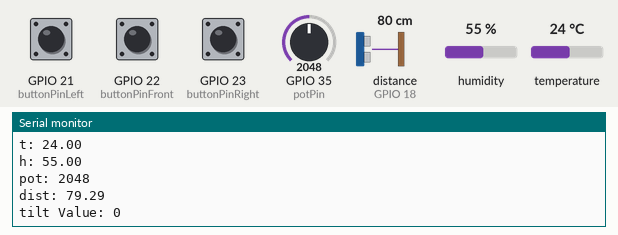
Recording of a sketch running on a simulated ESP32. On the bench: the last lines printed to the serial monitor. Wiring (inferred from the names in the program): ultrasonic range finder: trigger GPIO 5; echo GPIO 18. The test bench sets the inputs (shaded band); at power-on: distance to the obstacle (sensor on GPIO 18) 80 cm, humidity 55 %, GPIO 35 (potPin) = 2048, temperature 24 °C, GPIO 21 (buttonPinLeft) HIGH, GPIO 22 (buttonPinFront) HIGH, GPIO 23 (buttonPinRight) HIGH. The echo pulse lasts 58.3 µs per cm; WiFi joins after 1.5 s; servers stay silent unless stated; no MQTT or app messages arrive unless stated.

Above: at 2.7 s.
2.8 s: distance to the obstacle (sensor on GPIO 18) set to 2 cm
At 4.1 s:
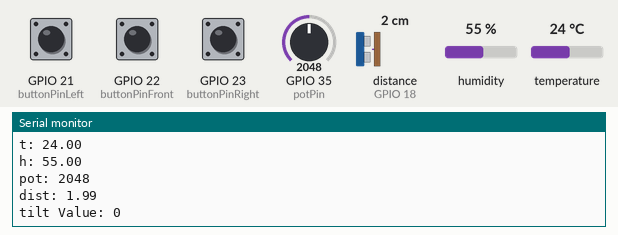
4.3 s: humidity set to 22 %
5.8 s: GPIO 35 (potPin) set to 2866
At 7.1 s:
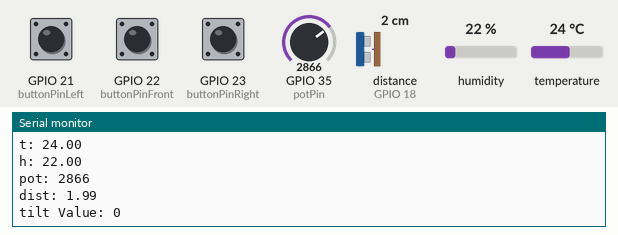
7.3 s: temperature set to 12 °C
8.8 s: GPIO 21 (buttonPinLeft) pulled LOW for 3.2 s
At 11.3 s:
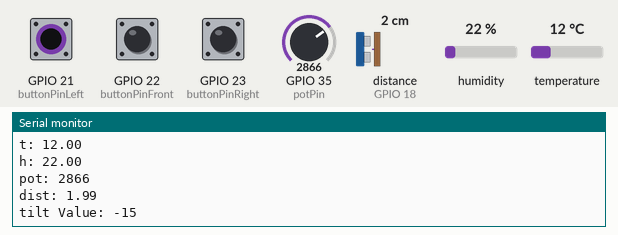
13.5 s: GPIO 21 (buttonPinLeft) pulled LOW for 1.2 s
At 15.3 s:
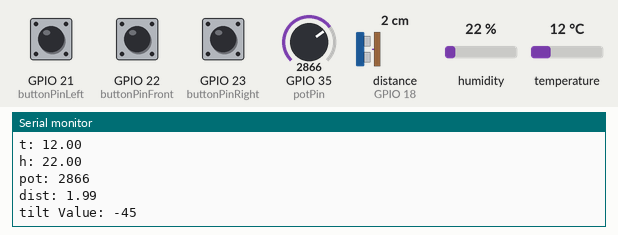
Timing chart, 0 to 16.8 s (numbered marks = the images above; inputs shaded):
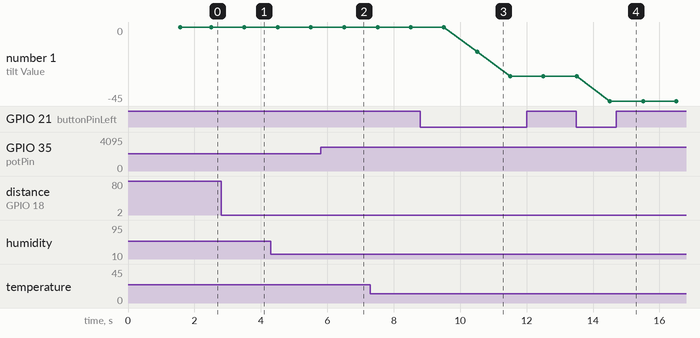

Measured:
- after the input at 2.8 s, the serial monitor: prints a new line after 0.71 s (image 1)
- after the input at 5.8 s, the serial monitor: prints a new line after 0.71 s (image 2)
- after the input at 8.8 s, the serial monitor: prints a new line after 1.7 s (image 3)
- after the input at 13.5 s, the serial monitor: prints a new line after 1.0 s (image 4)
- plotted number 1: 0 → -30 after the input at 8.8 s, -30 → -45 after the input at 13.5 s

The sketch:

SBM_MQTT.ino
```cpp
#include <WiFi.h>
#include <PubSubClient.h>
#include <dummy.h>
#include "DHT.h"
#include "WiFi.h"
#include <Adafruit_Sensor.h>

//definisi wifi
const char* ssid = "E-49 BARU";
const char* password = "pogungbaru";
//digunakan local host laptop dan digunakan untuk nanti membuka Dashboard di Handphone
const char* mqtt_server = "192.168.0.110";

#define DHTPIN 4     // Digital pin connected to the DHT sensor
#define DHTTYPE DHT22   // DHT 22  (AM2302), AM2321
#define TRIGGER_PIN 5
#define ECHO_PIN 18

const int buttonPinLeft = 21; // increment button
const int buttonPinFront = 22; // decrement button
const int buttonPinRight = 23; // decrement button

volatile int tiltValue = 0;
int buttonStateLeft = 0;
int buttonStateFront = 0;
int buttonStateRight = 0;
int lastButtonStateLeft = 0;
int lastButtonStateFront = 0;
int lastButtonStateRight = 0;
unsigned long lastDebounceTimeLeft = 0;
unsigned long lastDebounceTimeFront = 0;
unsigned long lastDebounceTimeRight = 0;
const int debounceDelay = 50;


const int potPin = 35;
int potValue = 0;
float h = 0, t = 0, f = 0;
float voltage = 0;
DHT dht(DHTPIN, DHTTYPE);

const unsigned long delayInterval = 1000;  // Blink interval in milliseconds

unsigned long previousMillis = 0;

String readDHTTemperature() {
  return String(t);
}

String readDHTHumidity() {
  return String(h);
}

String readLightSensor() {
  return String(voltage);
}

String readPotensiometer() {
  return String(potValue);
}


WiFiClient espClient;
PubSubClient client(espClient);

#define DHTTemperature_TOPIC    "ESP32/DHTTemperature"
#define DHTHumidity_TOPIC       "ESP32/DHTHumidity"
#define Tilt_TOPIC              "ESP32/Tilt"
#define Potensiometer_TOPIC     "ESP32/Potensiometer"
#define Ultrasonic_TOPIC        "ESP32/Ultrasonic"

long lastMsg = 0;
char msg[5];


void mqttconnect() {
  /* Loop until reconnected */
  while (!client.connected()) {
    Serial.print("MQTT connecting ...");
    String clientId = "ESP32Client";
    if (client.connect(clientId.c_str())) {
      Serial.println(" Connected");
    } else {
      Serial.print("failed, status code =");
      Serial.print(client.state());
      Serial.println("try again in 5 seconds");
      delay(5000);
    }
  }
}


void setup() {
  Serial.begin(115200);
  dht.begin();

  Serial.print("Connecting to ");
  Serial.println(ssid);
  WiFi.begin(ssid, password);
  while (WiFi.status() != WL_CONNECTED) {
    delay(500);
    Serial.print(".");
  }
  Serial.println("");
  Serial.println("WiFi connected");
  Serial.println("IP address: ");
  Serial.println(WiFi.localIP());
  client.setServer(mqtt_server, 1883);

  pinMode(TRIGGER_PIN, OUTPUT);
  pinMode(ECHO_PIN, INPUT);

  // initialize buttons and interrupt pin as inputs
  pinMode(buttonPinLeft, INPUT_PULLUP);
  pinMode(buttonPinFront, INPUT_PULLUP);
  pinMode(buttonPinRight, INPUT_PULLUP);

}

void loop() {
  // put your main code here, to run repeatedly:

  unsigned long currentMillis = millis();

  if (currentMillis - previousMillis >= delayInterval) {
    previousMillis = currentMillis;  // Update the previous timestamp

  if (!client.connected()) {
    mqttconnect();
  }
  client.loop();

  //================================================================
  // DHT22 TEMPERATURE AND HUMIDITY SENSOR
  //================================================================

  h = dht.readHumidity();
  t = dht.readTemperature();
  f = dht.readTemperature(true);

  if (isnan(h) || isnan(t) || isnan(f)) {
    Serial.println(F("Failed to read from DHT sensor!"));
    return;
  }

  //================================================================
  // POTENSIOMETER
  //================================================================


  // Read from Potensiometer
  potValue = analogRead(potPin);

  //================================================================
  // ULTRASONIC SENSOR
  //================================================================

  // Trigger the ultrasonic sensor
  digitalWrite(TRIGGER_PIN, LOW);
  delayMicroseconds(2);
  digitalWrite(TRIGGER_PIN, HIGH);
  delayMicroseconds(10);
  digitalWrite(TRIGGER_PIN, LOW);

  // Measure the echo pulse duration
  long duration = pulseIn(ECHO_PIN, HIGH);

  // Convert the pulse duration to distance
  float distance = duration * 0.034 / 2;

  //================================================================
  // BUTTON LEFT
  //================================================================

    int readingLeft = digitalRead(buttonPinLeft);

    // check if increment button state has changed
    if (readingLeft != lastButtonStateLeft) {
      lastDebounceTimeLeft = millis();
    }

    // check if debounce delay has passed
    if ((millis() - lastDebounceTimeLeft) >= debounceDelay) {
      // update button state only if it has been stable for the debounce duration
      buttonStateLeft = readingLeft;

      // do something when increment button is pressed
      if (buttonStateLeft == LOW) {
        tiltValue -= 15;
      }
    }

  // update last increment button state
  lastButtonStateLeft = readingLeft;

  //================================================================
  // BUTTON FRONT
  //================================================================

  int readingFront = digitalRead(buttonPinFront);

  // check if increment button state has changed
  if (readingFront != lastButtonStateFront) {
    lastDebounceTimeFront = millis();
  }

  // check if debounce delay has passed
  if ((millis() - lastDebounceTimeFront) >= debounceDelay) {
    // update button state only if it has been stable for the debounce duration
    buttonStateFront = readingFront;

    // do something when increment button is pressed
    if (buttonStateFront == LOW) {
      tiltValue = 0;
    }
  }

  // update last increment button state
  lastButtonStateFront = readingFront;

  //================================================================
  // BUTTON RIGHT
  //================================================================

  int readingRight = digitalRead(buttonPinRight);

  // check if increment button state has changed
  if (readingRight != lastButtonStateRight) {
    lastDebounceTimeRight = millis();
  }

  // check if debounce delay has passed
  if ((millis() - lastDebounceTimeRight) >= debounceDelay) {
    // update button state only if it has been stable for the debounce duration
    buttonStateRight = readingRight;

    // do something when increment button is pressed
    if (buttonStateRight == LOW) {
      tiltValue += 15;
    }
  }

  // update last increment button state
  lastButtonStateRight = readingRight;


  //================================================================
  // PRINT AT SERIAL AND SEND TO MQTT CLIENT
  //================================================================

  snprintf(msg, 5, "%f", t);
  Serial.print("t: ");
  Serial.println(t);
  client.publish(DHTTemperature_TOPIC, msg);

  snprintf(msg, 5, "%f", h);
    Serial.print("h: ");
  Serial.println(h);
  client.publish(DHTHumidity_TOPIC, msg);

  snprintf(msg, 5, "%d", potValue);
  Serial.print("pot: ");
  Serial.println(potValue);
  client.publish(Potensiometer_TOPIC, msg);

  snprintf(msg, 5, "%f", distance);
  Serial.print("dist: ");
  Serial.println(distance);
  client.publish(Ultrasonic_TOPIC, msg);

  snprintf(msg, 5, "%d", tiltValue);
  Serial.print("tilt Value: ");
  Serial.println(tiltValue);
  client.publish(Tilt_TOPIC, msg);

  }
}
```
